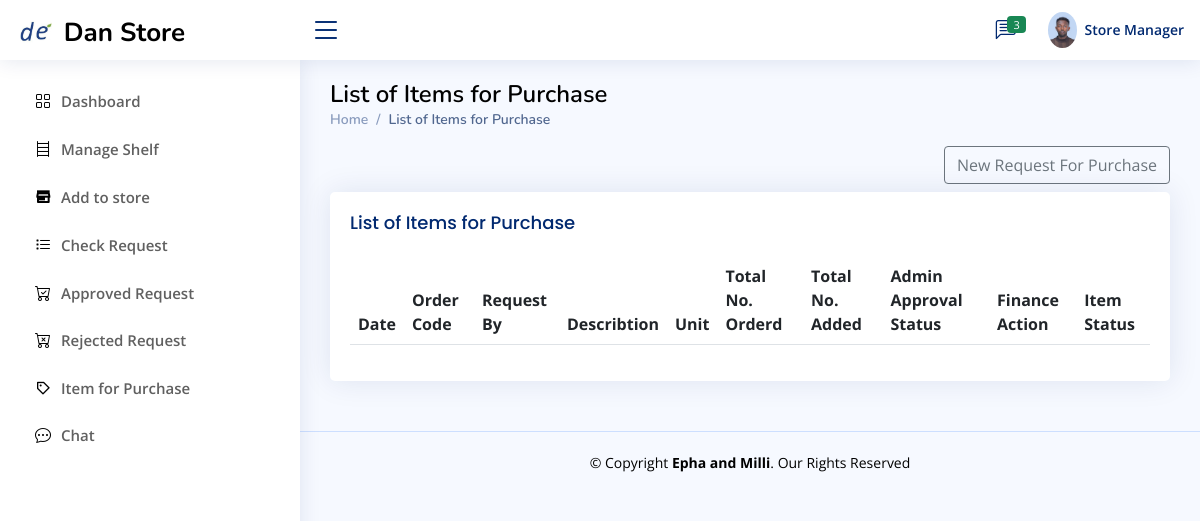
The app's page /Store_Manager/list_for_purchase/ (signed in), older data.
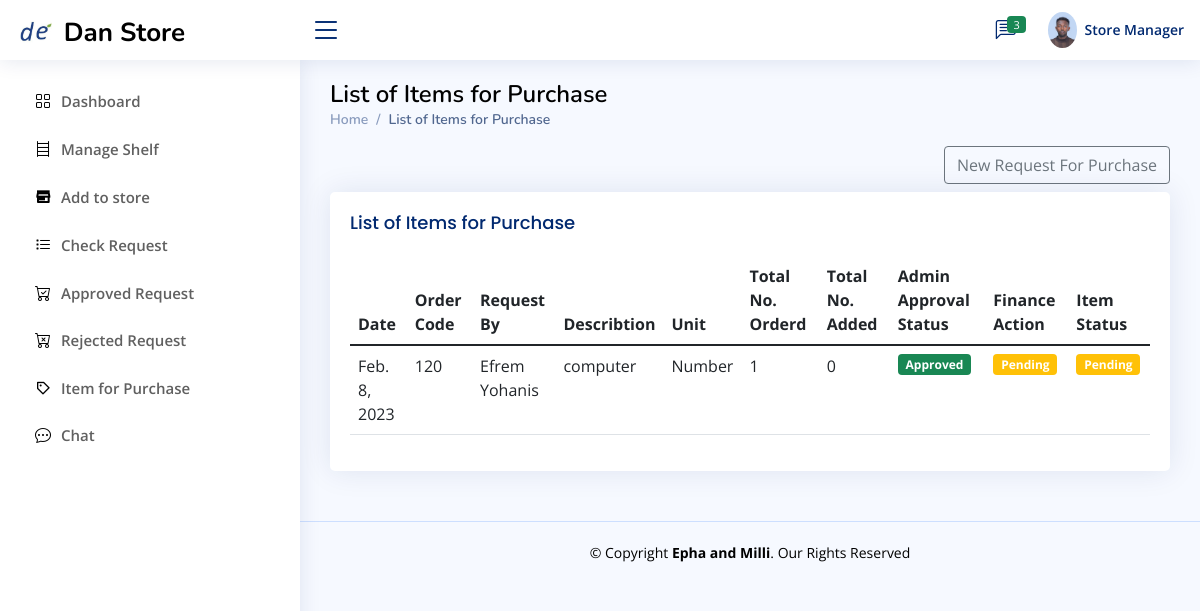
The same page, newer data.
### Store_manager/models.py (models this page shows)
class form2permanent(models.Model):
    Admin_Appruval_status=(
        ('Pending','Pending'),
        ('Approved','Approved'),
        ('Reject','Reject'),
    )
    Finance_Action_status=(
         ('Pending','Pending'),
        ('Completed','Completed'),
    )
    status=(
        ('Pending','Pending'),
        ('Completed','Completed'),
    )
    form1per=models.ForeignKey(form1permanent,null=True,blank=True, on_delete=models.CASCADE)
    Description=models.CharField(max_length=100,null=True,blank=True)
    unit=models.CharField(max_length=100,null=True,blank=True)
    req_qty=models.IntegerField(null=True,blank=True)
    add_qty=models.IntegerField(null=True,blank=True,default=0)
    Admin_Appruval=models.CharField(max_length=200,choices=Admin_Appruval_status,default='Pending')
    Finance_Action=models.CharField(max_length=200,choices=Finance_Action_status,default='Pending')
    Item_Status=models.CharField(max_length=200,choices=status,default='Pending')
    date=models.DateField(auto_now_add=True,null=True)
    Admin_response=models.TextField(max_length=1000,null=True,blank=True)
    Finance_response=models.TextField(max_length=1000,null=True,blank=True)
    Remark=models.CharField(max_length=100,null=True,blank=True)

class form1permanent(models.Model):
    date=models.DateField(auto_now_add=True,null=True)
    Request_by=models.CharField(max_length=100,null=True,blank=True)
    Department=models.CharField(max_length=100,null=True,blank=True)
    checkd_by=models.CharField(max_length=100,null=True,blank=True)
    Approved_by=models.CharField(max_length=100,null=True,blank=True)

### Store_manager/views.py (the view, shortened to what this page needs)
# urls.py: path('list_for_purchase/',views.list_for_purchase,name="list_for_purchase"),
def list_for_purchase(request):
    try:
        if request.user.groups.all()[0].name == 'Store_Manager':
            user_id=(request.user.id)
            user=User.objects.get(id=user_id)
            re_emp=employ.objects.get(user=user)
            all_list_item=form2permanent.objects.all().order_by('-id')
            context={
                're_emp':re_emp,
                'all_list_item':all_list_item,
            }
            all_form= form1temp.objects.all()
            return render(request,'Store_manager/for_purchase/purchase_list.html',context)
        messages.error(request, 'Permission denied ')
        return redirect('log-out')
    except IndexError as e:
        messages.error(request, 'Login Before ')
        return redirect('log-out')

### Templates/Store_manager/for_purchase/purchase_list.html (shortened to what this page needs)
{% extends 'Store_manager/S_base.html'  %}
{% block store %}
<main id="main" class="main">
    <div class="pagetitle">
      <h1 style="color: black">List of Items for Purchase</h1>
      <nav>
        <ol class="breadcrumb">
          <li class="breadcrumb-item"><a href="{% url 'store-dashboard' %}">Home</a></li>
          <li class="breadcrumb-item active">List of Items for Purchase</li>
        </ol>
      </nav>
    </div>
    <section class="section">
        <div class="row">
          <div class="col-lg-12">
            <div class="row pb-2">
              <div class="col-lg-12  text-end">
                <div class="btn-group " role="group" aria-label="Basic example">
                  <a href="{% url 'purchase' %}" class="btn btn-outline-secondary">New Request For Purchase</a>
                </div>
              </div>
            </div>
            <div class="row">
              <div class="col-lg-12">
                <div class="card recent-sales overflow-auto">
                  <div class="card-body">
                    <h5 class="card-title">List of Items for Purchase</h5>
                    <table class="table datatable">
                      <thead>
                        <tr>
                          <th scope="col">Date</th>
                          <th scope="col">Order Code</th>
                          <th scope="col">Request By</th>
                          <th scope="col">Describtion</th>
                          <th scope="col">Unit</th>
                          <th scope="col">Total No. Orderd</th>
                          <th scope="col">Total No. Added</th>
                          <th scope="col">Admin Approval Status</th>
                          <th scope="col">Finance Action</th>
                          <th scope="col">Item Status</th>
                        </tr>
                      </thead>
                      <tbody>
                        {% for item in all_list_item %}
                        <tr>
                          <td>{{item.date}}</td>
                          <td>{{item.id}}</td>
                          <td>{{item.form1per.Request_by}}</td>
                          <td>{{item.Description}}</td>
                          <td>{{item.unit}}</td>
                          <td>{{item.req_qty}}</td>
                          <td>{{item.add_qty}}</td>
                           {% if item.Admin_Appruval == 'Pending' %}
                           <td><span class="badge bg-warning text-white">{{item.Admin_Appruval}}</span></td>
                           {% elif item.Admin_Appruval == 'Approved' %}
                           <td><span class="badge bg-success text-white">{{item.Admin_Appruval}}</span></td>
                           {% elif item.Admin_Appruval == 'Reject' %}
                           <td><span class="badge bg-danger text-white">Rejected</span></td>
                           {% endif %}
                          {% if item.Finance_Action == 'Pending' %}
                          <td><span class="badge bg-warning text-white">{{item.Finance_Action}}</span></td>
                          {% elif item.Finance_Action == 'Completed' %}
                          <td><span class="badge bg-success">{{item.Finance_Action}}</span></td>
                          {% endif %}
                          {% if item.Item_Status == 'Pending' %}
                          <td><span class="badge bg-warning text-white">{{item.Item_Status}}</span></td>
                          {% elif item.Item_Status == 'Completed' %}
                          <td><span class="badge bg-success">{{item.Item_Status}}</span></td>
                          {% endif %}
                        </tr>
                       {% endfor %}
                      </tbody>
                    </table>
                  </div>
                </div>
                </div>
                </div>
         </div>
         </div>
    </section>
  </main>
{% endblock %}

Row changes from the older to the newer data that the page shows:
added form2permanent: date "Feb. 8, 2023", id "120", form1per.Request_by "Efrem Yohanis", Description "computer", unit "Number", req_qty "1", add_qty "0", Admin_Appruval "Approved", Finance_Action "Pending", Item_Status "Pending"
